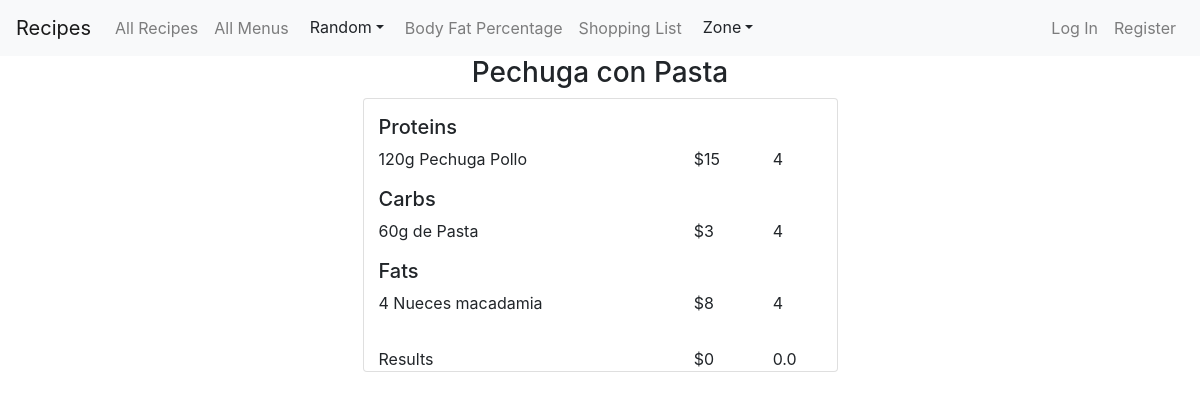
The page /zone_menu/13 on the database as committed earlier.
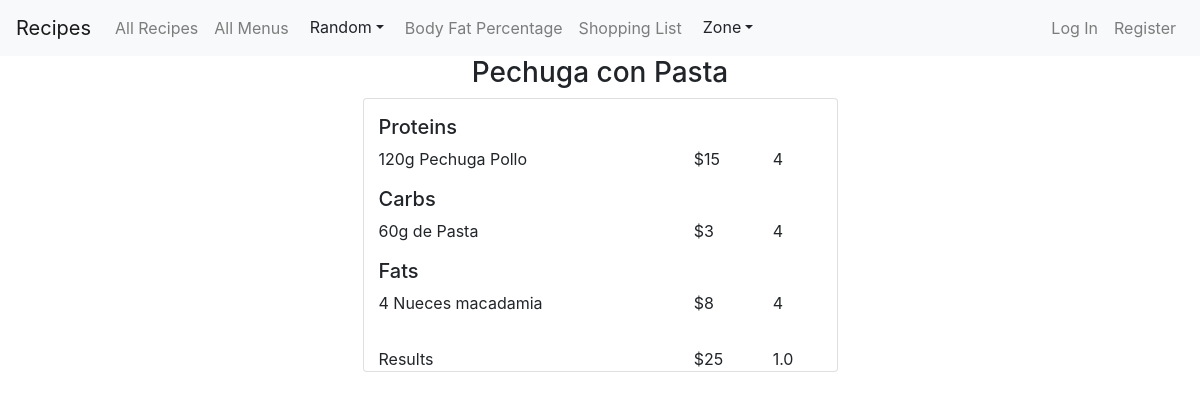
The same page on the database as committed later.
### app/models.py (models this page shows, shortened)
class ZoneMenu(models.Model):
    name = models.CharField(max_length=30)
    price = models.IntegerField(default=0)
    ratio = models.FloatField(default=0)
    tags = models.CharField(max_length=50, default="meal")

### app/views.py (the view)
# urls.py: path("zone_menu/<int:menu_id>", views.zone_menu, name="zone_menu"),
def zone_menu(request, menu_id):
    menu = ZoneMenu.objects.get(pk=int(menu_id))
    return render(request, 'app/zone_menu.html',{
        'menu': menu
    })

### app/templates/app/zone_menu.html (shortened to what this page needs)
{% extends 'app/layout.html' %}
{% block body %}
  <div class="container">
    <h3 class="text-center">{{menu.name}}</h3>
    <div class="row">
      <div class="card col-lg-5 col-sm-12 mx-auto">
        <h5 class="mt-3">Proteins</h5>
          {% for item in menu.item_set.all %}
            {% if item.product.category == 'Protein'%}
              <div class="row">
                <div class="col-8">
                  {{item.product.name}}
                </div>
                <div class="col-2">
                  ${{item.product.price}}
                </div>
                <div class="col-2">
                  {{item.product.blocks}}
                </div>
              </div>
            {% endif %}
          {% endfor %}
        <h5 class="mt-3">Carbs</h5>
          {% for item in menu.item_set.all %}
            {% if item.product.category == 'Carbs'%}
            <div class="row">
              <div class="col-8">
                {{item.product.name}}
              </div>
              <div class="col-2">
                ${{item.product.price}}
              </div>
              <div class="col-2">
                {{item.product.blocks}}
              </div>
            </div>
            {% endif %}
          {% endfor %}
        <h5 class="mt-3">Fats</h5>
          {% for item in menu.item_set.all %}
            {% if item.product.category == 'Fat'%}
            <div class="row">
              <div class="col-8">
                {{item.product.name}}
              </div>
              <div class="col-2">
                ${{item.product.price}}
              </div>
              <div class="col-2">
                {{item.product.blocks}}
              </div>
            </div>
            {% endif %}
          {% endfor %}
          <div class="row">
            <div class="col-8">
              Results
            </div>
            <div class="col-2">
              ${{menu.price}}
            </div>
            <div class="col-2">
              {{menu.ratio}}
            </div>
          </div>
      {% endblock %}

Rows that differ between the two databases and show on the page:
changed ZoneMenu "Pechuga con Pasta": price "0" → "25"; ratio "0.0" → "1.0"
